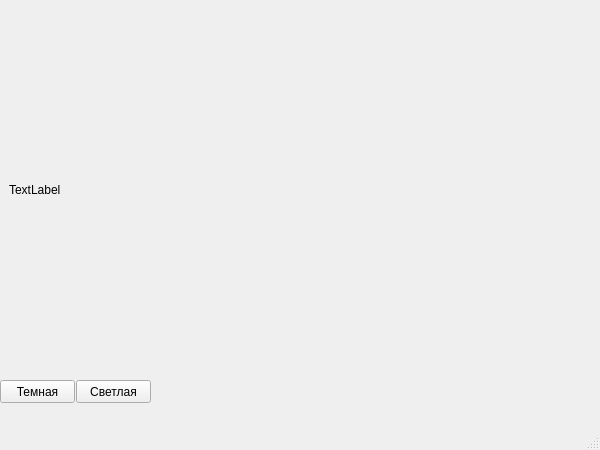
<?xml version="1.0" encoding="UTF-8"?>
<ui version="4.0">
 <class>MainWindow</class>
 <widget class="QMainWindow" name="MainWindow">
  <property name="geometry">
   <rect>
    <x>0</x>
    <y>0</y>
    <width>600</width>
    <height>450</height>
   </rect>
  </property>
  <property name="windowTitle">
   <string>MainWindow</string>
  </property>
  <widget class="QWidget" name="centralwidget">
   <widget class="QLabel" name="image">
    <property name="geometry">
     <rect>
      <x>9</x>
      <y>9</y>
      <width>581</width>
      <height>361</height>
     </rect>
    </property>
    <property name="text">
     <string>TextLabel</string>
    </property>
   </widget>
   <widget class="QPushButton" name="dark">
    <property name="geometry">
     <rect>
      <x>0</x>
      <y>380</y>
      <width>75</width>
      <height>23</height>
     </rect>
    </property>
    <property name="text">
     <string>Темная</string>
    </property>
   </widget>
   <widget class="QPushButton" name="light">
    <property name="geometry">
     <rect>
      <x>76</x>
      <y>380</y>
      <width>75</width>
      <height>23</height>
     </rect>
    </property>
    <property name="text">
     <string>Светлая</string>
    </property>
   </widget>
  </widget>
  <widget class="QMenuBar" name="menubar">
   <property name="geometry">
    <rect>
     <x>0</x>
     <y>0</y>
     <width>600</width>
     <height>21</height>
    </rect>
   </property>
  </widget>
  <widget class="QStatusBar" name="statusbar"/>
 </widget>
 <resources/>
 <connections/>
</ui>
